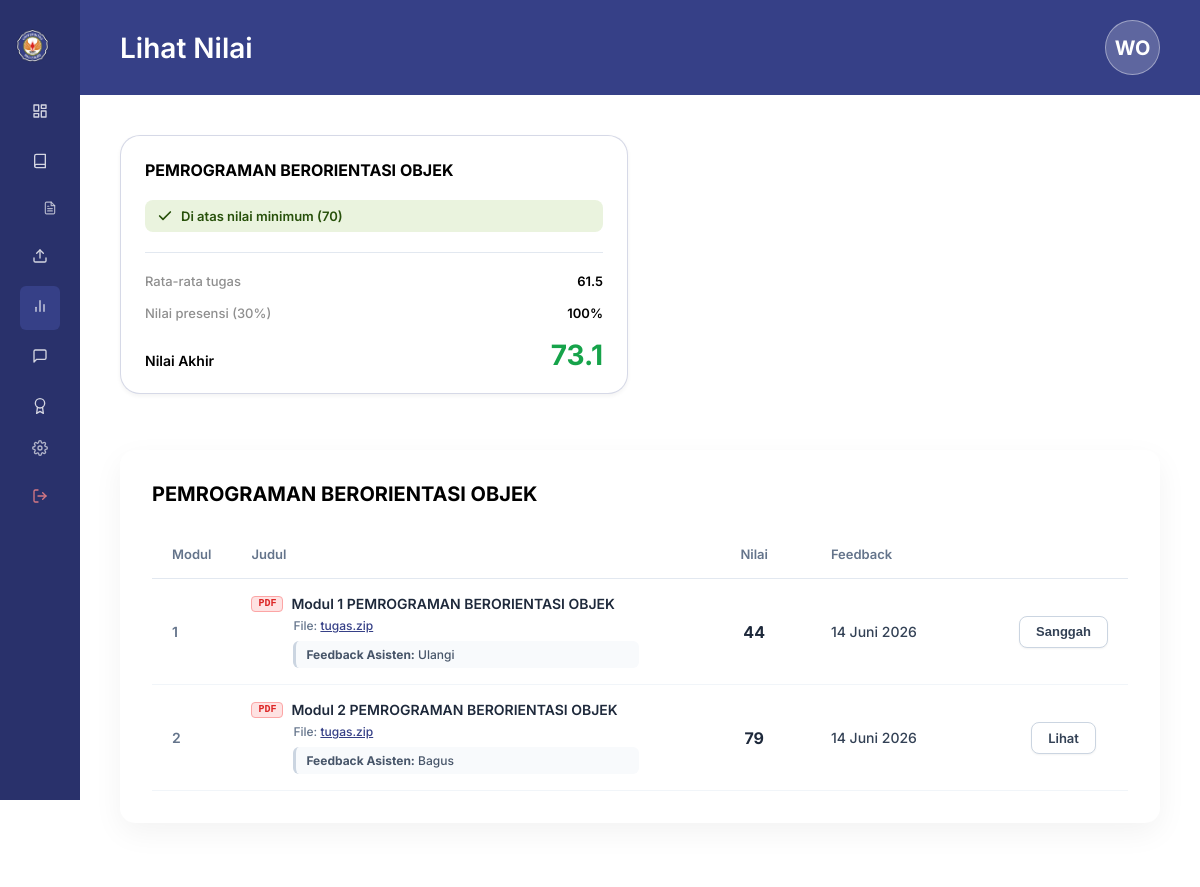
Page /public/index.php?action=sanggah_nilai (signed in) on the committed database.
### tables this page shows
CREATE TABLE Tabel_Kelompok (
    ID_Kelompok INT AUTO_INCREMENT PRIMARY KEY,
    Nama_Kelompok VARCHAR(100) NOT NULL,
    ID_Kelas INT NOT NULL,
    CONSTRAINT FK_Kelompok_Kelas FOREIGN KEY (ID_Kelas) 
        REFERENCES Tabel_Kelas(ID_Kelas) 
        ON DELETE CASCADE 
        ON UPDATE CASCADE
);

CREATE TABLE Tabel_Kelas (
    ID_Kelas INT AUTO_INCREMENT PRIMARY KEY,
    Nama_Kelas VARCHAR(100) NOT NULL,
    Jadwal VARCHAR(50) DEFAULT NULL,
    Token_Kelas VARCHAR(10) NULL
);

CREATE TABLE Tabel_Pengumpulan (
    ID_Pengumpulan INT AUTO_INCREMENT PRIMARY KEY,
    ID_Tugas INT NOT NULL,
    ID_User INT NOT NULL,
    File_Tugas VARCHAR(255) NOT NULL,
    Waktu_Submit DATETIME NOT NULL,
    CONSTRAINT FK_Pengumpulan_Tugas FOREIGN KEY (ID_Tugas) 
        REFERENCES Tabel_Tugas(ID_Tugas) 
        ON DELETE CASCADE 
        ON UPDATE CASCADE,
    CONSTRAINT FK_Pengumpulan_User FOREIGN KEY (ID_User) 
        REFERENCES Tabel_User(ID_User) 
        ON DELETE CASCADE 
        ON UPDATE CASCADE
);

CREATE TABLE Tabel_Modul (
    ID_Modul INT AUTO_INCREMENT PRIMARY KEY,
    ID_Kelas INT NOT NULL,
    Judul_Modul VARCHAR(255) NOT NULL,
    File_Materi VARCHAR(255) NOT NULL,
    CONSTRAINT FK_Modul_Kelas FOREIGN KEY (ID_Kelas) 
        REFERENCES Tabel_Kelas(ID_Kelas) 
        ON DELETE CASCADE 
        ON UPDATE CASCADE
);

CREATE TABLE Tabel_Nilai (
    ID_Nilai INT AUTO_INCREMENT PRIMARY KEY,
    ID_Pengumpulan INT NOT NULL,
    ID_Asisten INT NOT NULL,
    Nilai_Angka DECIMAL(5,2) NOT NULL,
    Feedback TEXT DEFAULT NULL,
    Status_Tugas ENUM('Selesai', 'Sanggah', 'Revisi') NOT NULL,
    Alasan_Sanggah TEXT DEFAULT NULL,
    Tanggapan_Sanggah TEXT DEFAULT NULL,
    CONSTRAINT FK_Nilai_Pengumpulan FOREIGN KEY (ID_Pengumpulan) 
        REFERENCES Tabel_Pengumpulan(ID_Pengumpulan) 
        ON DELETE CASCADE 
        ON UPDATE CASCADE,
     
     
    CONSTRAINT FK_Nilai_Asisten FOREIGN KEY (ID_Asisten) 
        REFERENCES Tabel_User(ID_User) 
        ON DELETE RESTRICT 
        ON UPDATE CASCADE
);

### app/Views/sanggah_nilai.php (the view, shortened to what the rows shown need)
<?php
$role = $_SESSION['active_role'] ?? 'Mahasiswa';
?>
<!DOCTYPE html>
<html lang="id">
<head>
    <link rel="stylesheet" href="/rpl/public/assets/css/style.css">
</head>
<body>
<div class="dashboard-container">
    <main class="main-workspace">
        <header class="workspace-navbar">
            <h2 class="navbar-title"><?= ($role === 'Mahasiswa') ? 'Lihat Nilai' : 'Tanggapan Sanggah Nilai' ?></h2>
        </header>
        <div class="workspace-content">
            <?php if ($role === 'Mahasiswa'): ?>
                <?php
                $className = (is_array($classInfo) && isset($classInfo['Nama_Kelas'])) ? $classInfo['Nama_Kelas'] : 'Sistem Digital A';
                $numericPresensi = ($attendanceRate !== null) ? (float)$attendanceRate : 0.0;
                $numericTugas = $progress ? (float)$progress['average_score'] : 0.0;
                $calculatedFinalGrade = (0.3 * $numericPresensi) + (0.7 * $numericTugas);
                $avgScoreVal = $progress ? number_format($numericTugas, 1) : '0.0';
                $finalGradeVal = number_format($calculatedFinalGrade, 1);
                $presensiVal = ($attendanceRate !== null) ? round($numericPresensi) . '%' : '0%';
                $isPass = ($calculatedFinalGrade >= 70 && $numericPresensi >= 75);
                $monthsIndo = [
                    1 => 'Januari', 2 => 'Februari', 3 => 'Maret', 4 => 'April',
                    5 => 'Mei', 6 => 'Juni', 7 => 'Juli', 8 => 'Agustus',
                    9 => 'September', 10 => 'Oktober', 11 => 'November', 12 => 'Desember'
                ];
                ?>
                <div class="matkul-grid">
                    <article class="matkul-card">
                        <span class="matkul-card-title"><?= htmlspecialchars($className) ?></span>
                        <?php if ($isPass): ?>
                            <div class="matkul-status-box matkul-status-success">
                                <svg xmlns="http://www.w3.org/2000/svg" width="16" height="16" viewBox="0 0 24 24" fill="none" stroke="currentColor" stroke-width="2.5" stroke-linecap="round" stroke-linejoin="round"><polyline points="20 6 9 17 4 12"></polyline></svg>
                                <span>Di atas nilai minimum (70)</span>
                            </div>
                        <?php endif; ?>
                        <hr class="matkul-stats-divider">
                        <div class="matkul-stat-row">
                            <span class="matkul-stat-label">Rata-rata tugas</span>
                            <span class="matkul-stat-val"><?= $avgScoreVal ?></span>
                        </div>
                        <div class="matkul-stat-row">
                            <span class="matkul-stat-label">Nilai presensi (30%)</span>
                            <span class="matkul-stat-val"><?= $presensiVal ?></span>
                        </div>
                        <div class="matkul-final-grade-block">
                            <span class="matkul-final-label">Nilai Akhir</span>
                            <span class="matkul-final-val" style="color: <?= $isPass ? '#16A34A' : '#DC2626' ?>;"><?= $finalGradeVal ?></span>
                        </div>
                    </article>
                </div>
                <section class="sanggah-card">
                    <h3 class="sanggah-title" style="font-size: 20px; font-weight: 700; color: #000000; margin-bottom: 24px; text-align: left;"><?= htmlspecialchars($className) ?></h3>
                    <div class="table-responsive">
                        <table class="custom-table">
                            <thead>
                                <tr>
                                    <th style="width: 8%;">Modul</th>
                                    <th style="width: 50%;">Judul</th>
                                    <th style="width: 12%; text-align: center;">Nilai</th>
                                    <th style="width: 20%;">Feedback</th>
                                    <th style="width: 10%;"></th>
                                </tr>
                            </thead>
                            <tbody>
                                <?php if (empty($gradesList)): ?>
                                    <tr>
                                        <td colspan="5" style="text-align: center; color: #94A3B8; padding: 24px;">Belum ada nilai tugas yang diterbitkan.</td>
                                    </tr>
                                <?php else: ?>
                                    <?php foreach ($gradesList as $idx => $grade): ?>
                                        <?php
                                        $dateVal = '-';
                                        if (!empty($grade['Waktu_Submit'])) {
                                            $time = strtotime($grade['Waktu_Submit']);
                                            $d = date('j', $time);
                                            $m = $monthsIndo[(int)date('n', $time)] ?? date('F', $time);
                                            $y = date('Y', $time);
                                            $dateVal = "$d $m $y";
                                        }
                                        $score = (float)$grade['Nilai_Angka'];
                                        ?>
                                        <tr>
                                            <td style="color: #64748B; font-weight: 600;"><?= $idx + 1 ?></td>
                                            <td>
                                                <div style="font-weight: 600; color: #1E293B; display: flex; align-items: center; gap: 8px;">
                                                    <span style="display: inline-flex; align-items: center; justify-content: center; background-color: #FEE2E2; color: #DC2626; border-radius: 4px; padding: 2px 6px; font-size: 10px; font-weight: 800; font-family: monospace; border: 1px solid #FCA5A5; line-height: 1;">PDF</span>
                                                    <?= htmlspecialchars($grade['Judul_Modul']) ?>
                                                </div>
                                                <div style="font-size: 12px; color: #64748B; margin-top: 6px; display: flex; flex-direction: column; gap: 4px; padding-left: 42px;">
                                                    <div>
                                                        File: <a href="/rpl/public/index.php?action=view_tugas&file=<?= urlencode($grade['File_Tugas']) ?>" target="_blank" style="color: var(--btn-primary); text-decoration: underline;"><?= htmlspecialchars(basename($grade['File_Tugas'])) ?></a>
                                                    </div>
                                                    <?php if (!empty($grade['Feedback'])): ?>
                                                        <div style="color: #475569; background-color: #F8FAFC; padding: 6px 10px; border-radius: 6px; border-left: 3px solid #CBD5E1; margin-top: 4px; max-width: 90%;">
                                                            <strong>Feedback Asisten:</strong> <?= htmlspecialchars($grade['Feedback']) ?>
                                                        </div>
                                                    <?php endif; ?>
                                                </div>
                                            </td>
                                            <td style="font-size: 16px; font-weight: 700; text-align: center; color: #1E293B;"><?= htmlspecialchars(round($grade['Nilai_Angka'])) ?></td>
                                            <td><?= htmlspecialchars($dateVal) ?></td>
                                            <td style="text-align: center;">
                                                <?php if ($score >= 70): ?>
                                                    <a href="/rpl/public/index.php?action=view_tugas&file=<?= urlencode($grade['File_Tugas']) ?>" target="_blank" class="btn-action-outline">Lihat</a>
                                                <?php else: ?>
                                                    <?php if (empty($grade['Alasan_Sanggah'])): ?>
                                                        <button type="button" class="btn-action-outline"
                                                                onclick="openSanggahModal(<?= $grade['ID_Nilai'] ?>, '<?= htmlspecialchars(addslashes($grade['Judul_Modul'])) ?>', <?= $grade['Nilai_Angka'] ?>)">
                                                            Sanggah
                                                        </button>
                                                    <?php else: ?>
                                                        <button type="button" class="btn-action-outline" disabled style="opacity: 0.6; cursor: not-allowed;">
                                                            Sanggah
                                                        </button>
                                                    <?php endif; ?>
                                                <?php endif; ?>
                                            </td>
                                        </tr>
                                    <?php endforeach; ?>
                                <?php endif; ?>
                            </tbody>
                        </table>
                    </div>
                </section>
            <?php endif; ?>
        </div>
    </main>
</div>
</body>
</html>

### rows in the picture
tabel_kelompok: ID_Kelas.Nama_Kelas "PEMROGRAMAN BERORIENTASI OBJEK"
tabel_pengumpulan: tabel_modul.Judul_Modul "Modul 1 PEMROGRAMAN BERORIENTASI OBJEK", File_Tugas "tugas.zip", tabel_nilai.Feedback "Ulangi", tabel_nilai.Nilai_Angka "44", Waktu_Submit "14 Juni 2026"
tabel_pengumpulan: tabel_modul.Judul_Modul "Modul 2 PEMROGRAMAN BERORIENTASI OBJEK", File_Tugas "tugas.zip", tabel_nilai.Feedback "Bagus", tabel_nilai.Nilai_Angka "79", Waktu_Submit "14 Juni 2026"

### other values in the picture
$initials "WO"
$avgScoreVal "61.5"
$presensiVal "100%"
$finalGradeVal "73.1"
